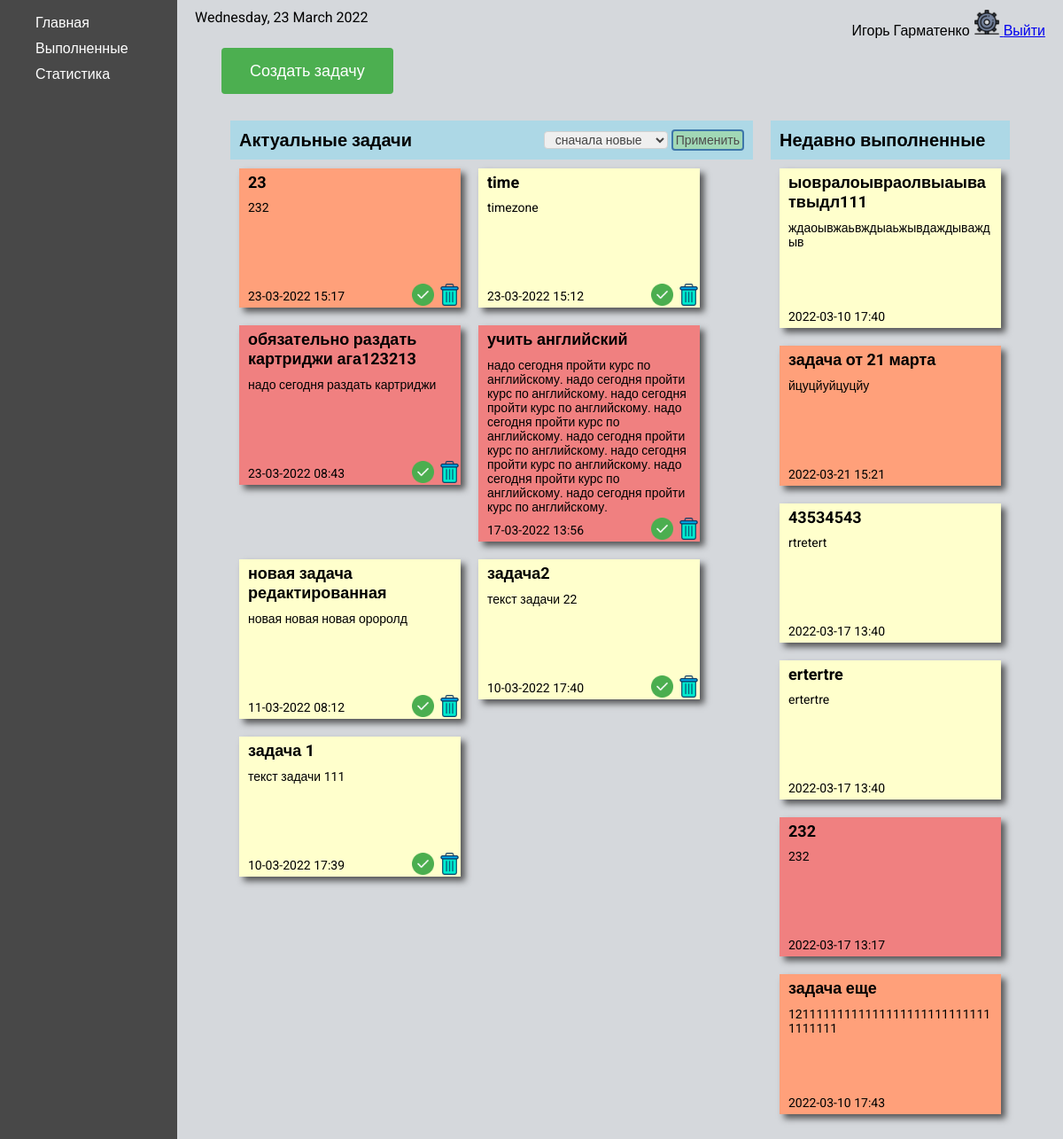
The page /home/ (signed in) on the database its author committed.
### ToDo/models.py (models this page shows, shortened)
class CustomUser(AbstractUser):
    avatar = models.ImageField(
        blank=True,
        verbose_name='Avatar',
        upload_to=f'images/',
        default='../static/ToDo/images/default.png'
    )
    date_of_birth = models.DateField(blank=True, null=True)

class Task(models.Model):
    PRIORITY_LEVEL = (('L', 'низкий'),
                      ('M', 'обычный'),
                      ('H', 'высокий'),
                      )
    user = models.ForeignKey(settings.AUTH_USER_MODEL, on_delete=models.CASCADE, null=True, blank=True)
    title = models.CharField(max_length=200)
    descr = models.CharField(max_length=500)
    priority = models.CharField(max_length=10, choices=PRIORITY_LEVEL, default='medium')
    is_finished = models.BooleanField(default=False)
    created_at = models.DateTimeField(auto_now_add=True)
    complated_at = models.DateTimeField(auto_now=True)
    class Meta:
        ordering = ['-created_at']

### ToDo/views.py (the view, shortened to what this page needs)
# urls.py: 2. Add a URL to urlpatterns:  path('', views.home, name='home')
@login_required
def home(request):
    current_date = date.today().strftime("%A, %d %B %Y")
    sort_form = TaskSort(request.POST)
    tasks = Task.objects.filter(user_id=request.user.id)
    return render(request, 'ToDo/home.html', {'menu': home_menu, 'tasks_active':tasks, 'tasks_finished':tasks.order_by("-complated_at"), 'date':current_date, 'sort_form': sort_form})

### ToDo/forms.py
class TaskSort(forms.Form):
    SORT_TYPE = (('date_new', 'сначала новые'),
                 ('date_old', 'сначала старые'),
                ('priority', 'по важности'),
                )
    sort = forms.ChoiceField(choices=SORT_TYPE)

### ToDo/templates/ToDo/home.html (shortened to what this page needs)
{% extends 'ToDo/home_base.html' %}
{% load static %}
{% block rightbar %}
    <a class="create__task-btn" href="{% url 'create_task' %}">Создать задачу</a>
    <div class="tasks__wrap">
        <div class="tasks__active_wrap">
            <div class="tasks__header">
                <div class="tasks__active_title">Актуальные задачи</div>
                <div class="tasks__active_info">
                    <form method="post" enctype="multipart/form-data">
                        {% for field in sort_form %}
                                {{ field }}
                        {% endfor%}
                        <input type="submit" class="sort__btn" value="Применить">
                    </form>
                </div>
            </div>
            <div class="tasks__active">
                {% for task in tasks_active %}
                    {% if not task.is_finished %}
                        <div class="task {{ task.priority }}">
                            <div class="task__title">
                                <a class="task__edit-link" href="{% url 'task-edit' task.id %}" title="Редактировать">{{ task.title }}</a>
                            </div>
                            <div class="task__descr">{{ task.descr }}</div>
                            <div class="task__created_at">{{ task.created_at|date:'d-m-Y H:i' }}</div>
                            <a href="{% url 'task_make_done' task.id %}" onclick="return proverka();"><img class="task__done_img" src="{% static 'ToDo/images/done.png' %}" alt="done task"></a>
                            <a href="{% url 'task_delete' task.id %}" onclick="return proverka();"><img class="task__delete_img" src="{% static 'ToDo/images/delete.png' %}" alt="delete task"></a>
                        </div>
                    {% endif %}
                {% endfor %}
            </div>
        </div>
        <div class="tasks__completed_wrap">
            <div class="tasks__header">
                <div class="tasks__active_title">Недавно выполненные</div>
            </div>
            <div class="tasks__completed">
                {% for task in tasks_finished %}
                    {% if task.is_finished %}
                        <div class="task {{ task.priority }}">
                            <div class="task__title">{{ task.title }}</div>
                            <div class="task__descr">{{ task.descr }}</div>
                            <div class="task__created_at">{{ task.created_at|date:'Y-m-d H:i' }}</div>
                        </div>
                    {% endif %}
                {% endfor %}
            </div>
    </div>
{% endblock %}

### ToDo/templates/ToDo/home_base.html
{% extends 'ToDo/base.html' %}
{% load static %}
{% block content %}
    <div class="main">
        <div  class="leftbar">
            <ul class="home_menu">
                {% for key, item in menu.items %}
                    <li class="home_menu__item"><a href="{% url key %}">{{ item }}</a></li>
                {% endfor %}
            </ul>
        </div>
        <div  class="rightbar">
            <div class="home_nav">
                <div class="date">{{ date }}</div>
                <div class="home_info">
                        {% if request.user.is_authenticated %}
                        <span>{{ user.first_name }} {{ user.last_name }}</span>
                        <a href="{% url 'user_settings' %}">
                            <img class="settings__icon" src="{% static 'ToDo/images/settings.png' %}" alt="settings">
                        </a>
                        <a href="{% url 'logout' %}">Выйти</a>
                    {% endif %}
                </div>
            </div>
            {% block rightbar %}
            {% endblock %}
        </div>
    </div>
{% endblock %}

### ToDo/static/ToDo/css/style.css (style rules this page uses)
html { font-family: 'Roboto', sans-serif; }
body { margin: 0; }
.main { display: flex; }
.leftbar { width: 15%; min-width: 200px; background-color: #484848; display: flex; flex-direction: column; min-height: 100vh; }
.rightbar { width: 85%; background-color: #D5D8DC; min-height: 100vh; }
.settings__icon { width: 30px; height: 30px; }
.home_menu { display: flex; flex-direction: column; align-items: flex-start; }
.home_menu__item { list-style-type: none; margin-bottom: 10px; }
.home_menu__item a { text-decoration: none; color: white; list-style-type: none; }
.home_nav { display: flex; justify-content: space-between; padding: 10px 20px; }
.create__task-btn { margin-left: 50px; background-color: #4CAF50; border: none; color: white; padding: 15px 32px; text-align: center; text-decoration: none; display: inline-block; font-size: 18px; border-radius: 4px; -webkit-transition-duration: 0.4s; transition-duration: 0.4s; }
.tasks__wrap { display: flex; justify-content: space-between; padding: 30px 50px; }
.tasks__active { display: flex; justify-content: flex-start; align-items: flex-start; flex-wrap: wrap; align-content: flex-start; }
.tasks__header { display: flex; justify-content: space-between; background-color: #ADD8E6; padding: 10px 10px; }
.tasks__active_info { margin-left: 50px; }
.tasks__active_title { font-size: 20px; font-weight: bold; }
.tasks__completed_wrap { margin: 0 10px; }
.tasks__active_wrap { margin: 0 10px; width: 100%; }
.tasks__completed { display: flex; flex-direction: column; align-content: flex-start; }
.task { position: relative; display: flex; flex-direction: column; align-items: center; width: 250px; word-wrap: break-word; margin: 10px; height: auto; box-shadow: 5px 5px 7px rgba(33,33,33,.7); transform: rotate(0deg); transition: transform .15s linear; }
.task__title { width: 100%; padding: 5px 10px; box-sizing: border-box; font-weight: bold; font-size: 18px; }
.task__delete_img { display: block; width: 25px; height: 25px; position: absolute; bottom: 2px; right: 0; }
.task__done_img { display: block; width: 25px; height: 25px; position: absolute; bottom: 2px; right: 30px; }
.H { background: #F08080; }
.M { background: #FFA07A; }
.L { background: #ffc; }
.task__descr { width: 100%; padding: 5px 10px; box-sizing: border-box; font-size: 14px; min-height: 100px; word-wrap: inherit; }
.task__created_at { width: 100%; padding: 5px 10px; box-sizing: border-box; font-size: 14px; }
.task__edit-link { text-decoration: none; color: black; }
#id_sort { cursor: pointer; padding-left: 8px; font-size: 14px; border: 1px solid #d2d2d2; border-radius: 4px; color: #444; width: 140px; box-sizing: border-box; }
.sort__btn { cursor: pointer; background-color: #a1d8b6; border: 2px solid #3e77aa; color: #4d4b4b; padding: 2px 3px; text-align: center; text-decoration: none; display: inline-block; font-size: 14px; border-radius: 4px; -webkit-transition-duration: 0.4s; transition-duration: 0.4s; }

### rows shown on the page
CustomUser: first_name "Игорь", last_name "Гарматенко"
Task: title "23", descr "232", created_at "23-03-2022 15:17", is_finished False (drawn)
Task: title "time", descr "timezone", created_at "23-03-2022 15:12", is_finished False (drawn)
Task: title "обязательно раздать картриджи ага123213", descr "надо сегодня раздать картриджи", created_at "23-03-2022 08:43", is_finished False (drawn)
Task: title "учить английский", descr "надо сегодня пройти курс по английскому. надо сегодня пройти курс по английскому. надо сегодня пройти курс по английскому. надо сегодня пройти курс по английскому. надо сегодня пройти курс по английскому. надо сегодня пройти курс по английскому. надо сегодня пройти курс по английскому. надо сегодня пройти курс по английскому.", created_at "17-03-2022 13:56", is_finished False (drawn)
Task: title "новая задача редактированная", descr "новая новая новая ороролд", created_at "11-03-2022 08:12", is_finished False (drawn)
Task: title "задача2", descr "текст задачи 22", created_at "10-03-2022 17:40", is_finished False (drawn)
Task: title "задача 1", descr "текст задачи 111", created_at "10-03-2022 17:39", is_finished False (drawn)
Task: title "ыовралоывраолвыаыватвыдл111", descr "ждаоывжаьвждыаьжывдаждываждыв", created_at "2022-03-10 17:40"
Task: title "задача от 21 марта", descr "йцуцйуйцуцйу", created_at "2022-03-21 15:21"
Task: title "43534543", descr "rtretert", created_at "2022-03-17 13:40"
Task: title "ertertre", descr "ertertre", created_at "2022-03-17 13:40"
Task: title "232", descr "232", created_at "2022-03-17 13:17"
Task: title "задача еще", descr "121111111111111111111111111111111111", created_at "2022-03-10 17:43"

### other values the page prints
{{ item }} "Главная" "Выполненные" "Статистика"
{{ date }} "Wednesday, 23 March 2022"
